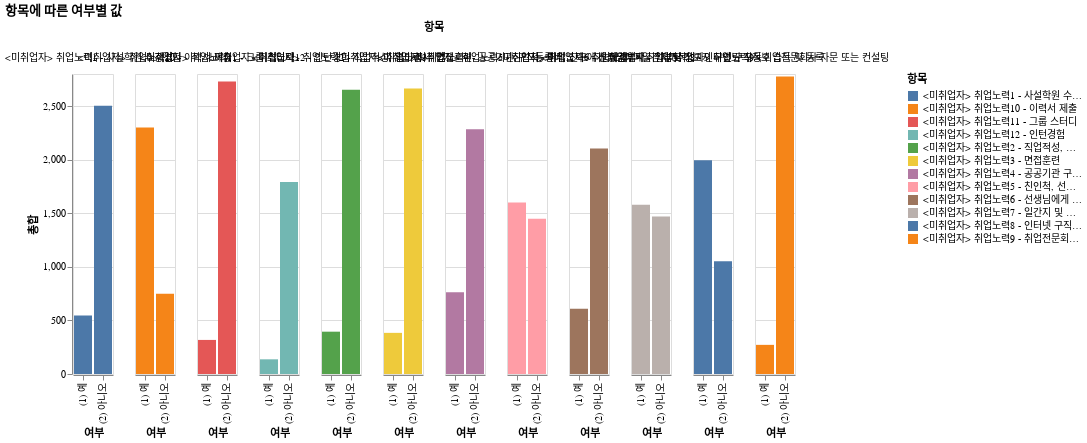

Notebook code cell kept with this figure:
### Code cell
grouped_data = neet_try_survey.groupby(['항목', '여부'])['명'].sum().reset_index()

import altair as alt

# Create a bar chart
chart = alt.Chart(grouped_data).mark_bar().encode(
    x=alt.X('여부', title='여부'),  # Map '여부' to the x-axis
    y=alt.Y('명', title='총합'),   # Map '명' to the y-axis
    color='항목',                      # Color the bars by '항목'
    column='항목'                      # Create separate columns for each '항목'
).properties(
    title='항목에 따른 여부별 값' # Set the chart title
)

chart

### Figure 1 — Vega-Lite specification as saved in the notebook (floating-point values rounded to 4 significant figures)
{"config": {"view": {"continuousWidth": 300, "continuousHeight": 300}}, "data": {"name": "data-e60ca2ca2dfb1a42a3e9e598d7a8115d"}, "mark": {"type": "bar"}, "encoding": {"color": {"field": "항목", "type": "nominal"}, "column": {"field": "항목", "type": "nominal"}, "x": {"field": "여부", "title": "여부", "type": "nominal"}, "y": {"field": "명", "title": "총합", "type": "quantitative"}}, "title": "항목에 따른 여부별 값", "$schema": "https://vega.github.io/schema/vega-lite/v5.20.1.json", "datasets": {"data-e60ca2ca2dfb1a42a3e9e598d7a8115d": [{"항목": "<미취업자> 취업노력1 - 사설학원 수강경험", "여부": "(1) 예", "명": 546}, {"항목": "<미취업자> 취업노력1 - 사설학원 수강경험", "여부": "(2) 아니오", "명": 2503}, {"항목": "<미취업자> 취업노력10 - 이력서 제출", "여부": "(1) 예", "명": 2300}, {"항목": "<미취업자> 취업노력10 - 이력서 제출", "여부": "(2) 아니오", "명": 749}, {"항목": "<미취업자> 취업노력11 - 그룹 스터디", "여부": "(1) 예", "명": 318}, {"항목": "<미취업자> 취업노력11 - 그룹 스터디", "여부": "(2) 아니오", "명": 2730}, {"항목": "<미취업자> 취업노력12 - 인턴경험", "여부": "(1) 예", "명": 137}, {"항목": "<미취업자> 취업노력12 - 인턴경험", "여부": "(2) 아니오", "명": 1791}, {"항목": "<미취업자> 취업노력2 - 직업적성, 흥미검사", "여부": "(1) 예", "명": 395}, {"항목": "<미취업자> 취업노력2 - 직업적성, 흥미검사", "여부": "(2) 아니오", "명": 2654}, {"항목": "<미취업자> 취업노력3 - 면접훈련", "여부": "(1) 예", "명": 384}, {"항목": "<미취업자> 취업노력3 - 면접훈련", "여부": "(2) 아니오", "명": 2665}, {"항목": "<미취업자> 취업노력4 - 공공기관 구직등록", "여부": "(1) 예", "명": 764}, {"항목": "<미취업자> 취업노력4 - 공공기관 구직등록", "여부": "(2) 아니오", "명": 2285}, {"항목": "<미취업자> 취업노력5 - 친인척, 선배, 친구에게 취업부탁", "여부": "(1) 예", "명": 1600}, {"항목": "<미취업자> 취업노력5 - 친인척, 선배, 친구에게 취업부탁", "여부": "(2) 아니오", "명": 1449}, {"항목": "<미취업자> 취업노력6 - 선생님에게 취업부탁", "여부": "(1) 예", "명": 609}, {"항목": "<미취업자> 취업노력6 - 선생님에게 취업부탁", "여부": "(2) 아니오", "명": 2105}, {"항목": "<미취업자> 취업노력7 - 일간지 및 정보지 구인란 구독", "여부": "(1) 예", "명": 1580}, {"항목": "<미취업자> 취업노력7 - 일간지 및 정보지 구인란 구독", "여부": "(2) 아니오", "명": 1469}, {"항목": "<미취업자> 취업노력8 - 인터넷 구직정보 습득 및 등록", "여부": "(1) 예", "명": 1996}, {"항목": "<미취업자> 취업노력8 - 인터넷 구직정보 습득 및 등록", "여부": "(2) 아니오", "명": 1053}, {"항목": "<미취업자> 취업노력9 - 취업전문회사 자문 또는 컨설팅", "여부": "(1) 예", "명": 272}, {"항목": "<미취업자> 취업노력9 - 취업전문회사 자문 또는 컨설팅", "여부": "(2) 아니오", "명": 2777}]}}
